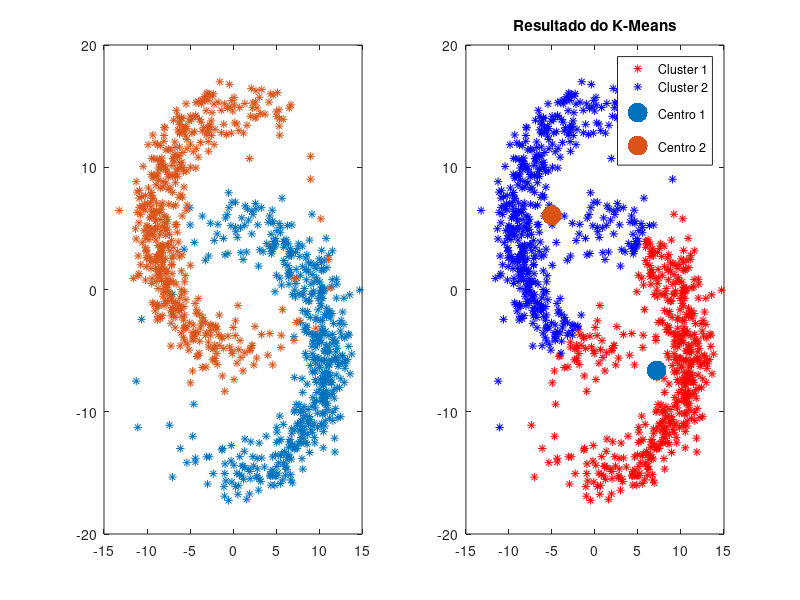

Write the MATLAB code that produced this figure.
clc
clear
close all
%x = load('iris.txt');
x = load('brincos.txt');
%Como temos 3 classes na base de dados iris.txt, tentaremos separar em 3 clusters
k = 2; 
%Para brincos, k = 2
%Sorteamos entre os dados para inicializar nosso centro do k-means
idc = randi(length(x),k,1);
centro = x(idc,1:end-1);
d = zeros(k,1);
%Na variavel cluster iremos colocar os dados e sua respectiva atribuicao
%dada pelo k-means
cluster = zeros(length(x),size(x,2)+1);
for iter = 1:5
    for i = 1:length(x)
        for j = 1:k
            %Calculamos qual o centro mais proximo
            d(j) = sqrt(sum((x(i,1:end-1) - centro(j,:)).^2));
        end
        idc = find(d == min(d));
        %atribuimos a classe dada pelo k-means
        %Selecionamos idc(1) para evitar erros quando temos mais de um
        %centro com a mesma distancia para o dado
        cluster(i,:) = [x(i,:), idc(1)];
    end
    for id = 1:k
        %atualizamos o centro pela media dos dados atribuidos
        centro(id,:) = mean(cluster(find(cluster(:,size(x,2)+1) == id),1:size(x,2)-1));
    end
end
%Como as classes na base da iris estao numeradas em 1,2,3 utilizaremos estes
%valores para separar, para brincos.txt, usaremos 1 e -1 nas variaveis
%classes e 1 e 2 para variaveis cluster
%Para iris, descomentar essa parte
%--------------------------------------------------------------------------
%classe1 = cluster(find(cluster(:,size(x,2)) == 1),:);
% classe2 = cluster(find(cluster(:,size(x,2)) == 2),:);
% classe3 = cluster(find(cluster(:,size(x,2)) == 3),:);
% cluster1 = cluster(find(cluster(:,size(x,2)+1) == 1),:);
% cluster2 = cluster(find(cluster(:,size(x,2)+1) == 2),:);
% cluster3 = cluster(find(cluster(:,size(x,2)+1) == 3),:);
% subplot(1,2,1)
% plot(classe1(:,1), classe1(:,2), '*'); hold on;
% plot(classe2(:,1), classe2(:,2), '*'); hold on;
% plot(classe3(:,1), classe3(:,2), '*'); hold on;
% subplot(1,2,2)
% plot(cluster1(:,1),cluster1(:,2), 'r*'); hold on;
% plot(cluster2(:,1),cluster2(:,2), 'b*'); hold on;
% plot(cluster3(:,1),cluster3(:,2), 'k*'); hold on;
% scatter(centro(1,1),centro(1,2), 200, "red" ,"filled"); hold on;
% scatter(centro(2,1),centro(2,2), 200, "blue" ,"filled"); hold on;
% scatter(centro(3,1),centro(3,2), 200, "black" ,"filled");
% legend("Cluster 1", "Cluster 2", " Cluster 3", "Centro 1", "Centro 2", "Centro 3")
% title('Resultado do K-Means');
%--------------------------------------------------------------------------
%Para brincos.txt, descomentar esta parte
%--------------------------------------------------------------------------
classe1 = cluster(find(cluster(:,size(x,2)) == 1),:);
classe2 = cluster(find(cluster(:,size(x,2)) == -1),:);
cluster1 = cluster(find(cluster(:,size(x,2)+1) == 1),:);
cluster2 = cluster(find(cluster(:,size(x,2)+1) == 2),:);
subplot(1,2,1)
plot(classe1(:,1), classe1(:,2), '*'); hold on;
plot(classe2(:,1), classe2(:,2), '*'); hold on;
subplot(1,2,2)
plot(cluster1(:,1),cluster1(:,2), 'r*'); hold on;
plot(cluster2(:,1),cluster2(:,2), 'b*'); hold on;
scatter(centro(1,1),centro(1,2), 200, "red" ,"filled"); hold on;
scatter(centro(2,1),centro(2,2), 200, "blue" ,"filled");
legend("Cluster 1", "Cluster 2", "Centro 1", "Centro 2")
title('Resultado do K-Means');